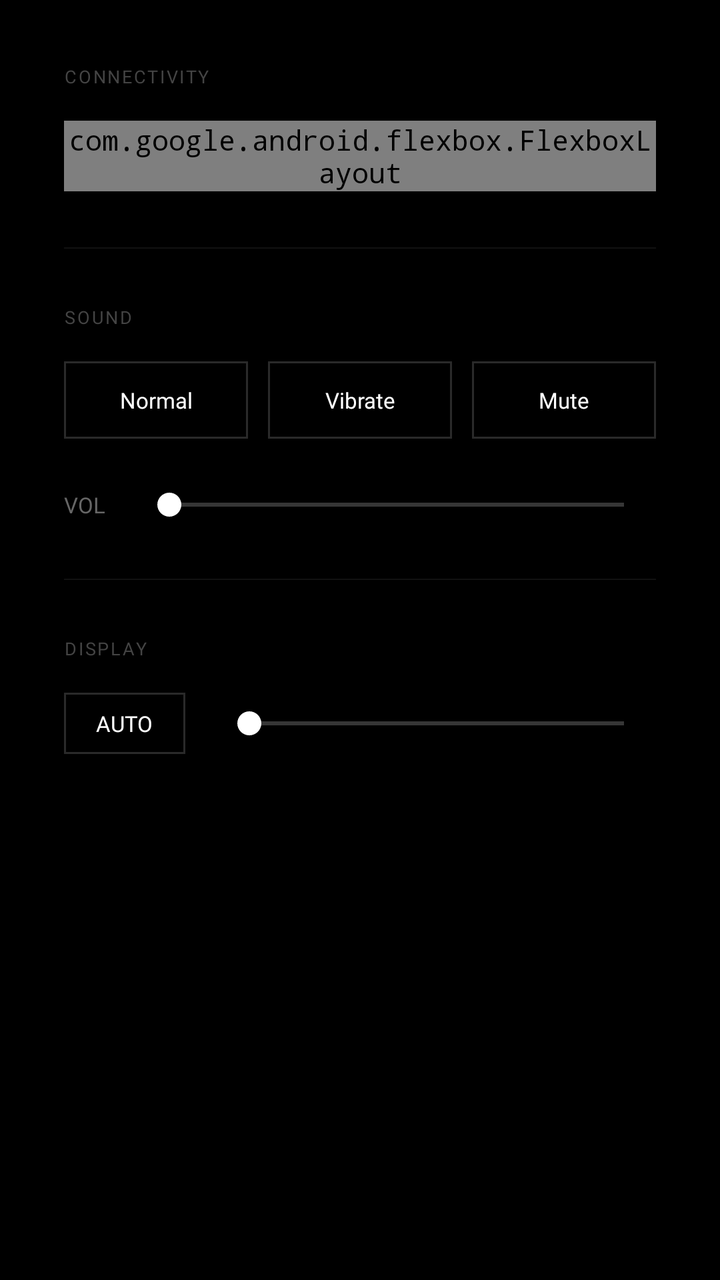
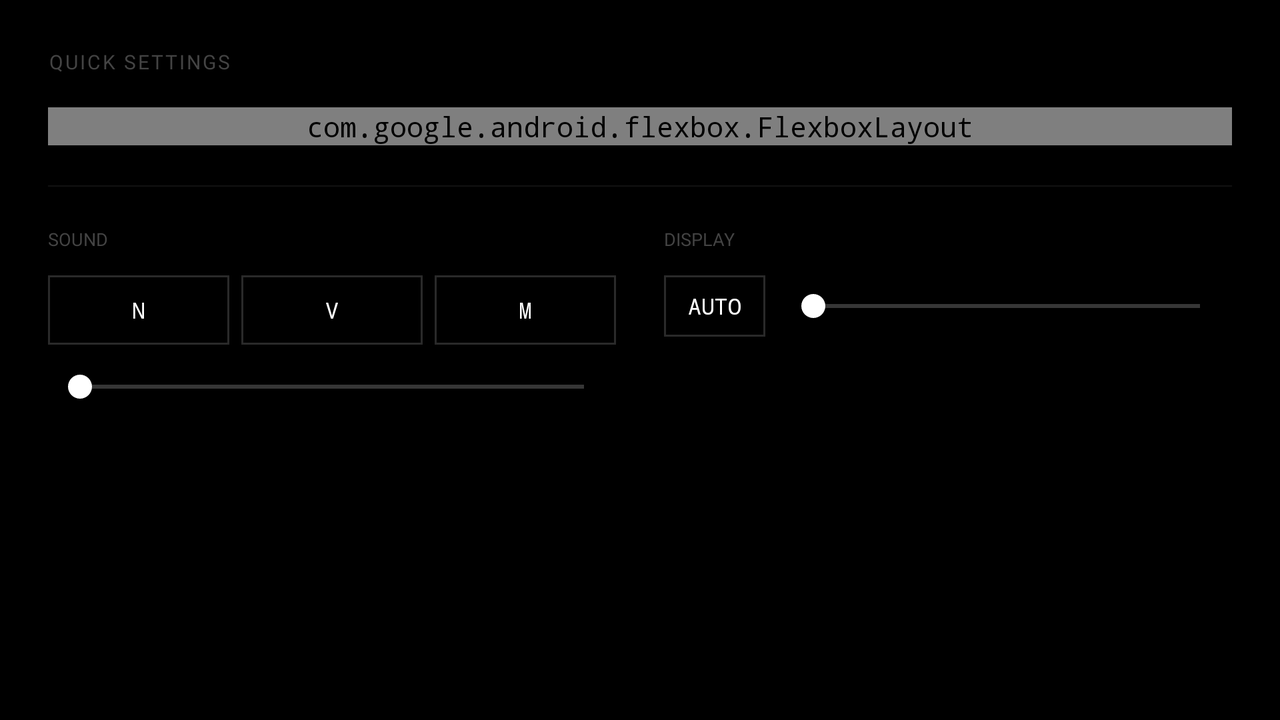

Compare how this app lays out the same screen by default and in its alternative resource folder. The renders come first, then the two layout files and the values they reference.
<!-- AndroidManifest.xml: application theme Theme.MinimalistLauncher -->
<!-- res/layout/activity_quick_settings.xml -->
<?xml version="1.0" encoding="utf-8"?>
<ScrollView xmlns:android="http://schemas.android.com/apk/res/android"
    android:layout_width="match_parent"
    android:layout_height="match_parent"
    android:background="@color/black"
    android:fillViewport="true">

<LinearLayout
    android:layout_width="match_parent"
    android:layout_height="wrap_content"
    android:orientation="vertical"
    android:padding="32dp">

    
    <TextView
        android:layout_width="wrap_content"
        android:layout_height="wrap_content"
        android:fontFamily="@font/plus_jakarta_sans"
        android:letterSpacing="0.1"
        android:text="CONNECTIVITY"
        android:textColor="@color/grey_444"
        android:textSize="9sp"
        android:textAllCaps="true"
        android:layout_marginBottom="16dp" />

    <com.google.android.flexbox.FlexboxLayout
        android:layout_width="match_parent"
        android:layout_height="wrap_content"
        xmlns:app="http://schemas.android.com/apk/res-auto"
        app:flexWrap="wrap">

        <TextView
            android:id="@+id/btnWifi"
            android:layout_width="wrap_content"
            android:layout_height="wrap_content"
            android:layout_marginEnd="10dp"
            android:layout_marginBottom="10dp"
            android:background="@drawable/bg_border_dark"
            android:fontFamily="@font/plus_jakarta_sans_medium"
            android:paddingHorizontal="20dp"
            android:paddingVertical="10dp"
            android:text="WiFi"
            android:textColor="@color/grey_666"
            android:textSize="12sp" />

        <TextView
            android:id="@+id/btnData"
            android:layout_width="wrap_content"
            android:layout_height="wrap_content"
            android:layout_marginEnd="10dp"
            android:layout_marginBottom="10dp"
            android:background="@drawable/bg_border_dark"
            android:fontFamily="@font/plus_jakarta_sans_medium"
            android:paddingHorizontal="20dp"
            android:paddingVertical="10dp"
            android:text="Data"
            android:textColor="@color/grey_666"
            android:textSize="12sp" />

        <TextView
            android:id="@+id/btnBluetooth"
            android:layout_width="wrap_content"
            android:layout_height="wrap_content"
            android:layout_marginEnd="10dp"
            android:layout_marginBottom="10dp"
            android:background="@drawable/bg_border_dark"
            android:fontFamily="@font/plus_jakarta_sans_medium"
            android:paddingHorizontal="20dp"
            android:paddingVertical="10dp"
            android:text="Bluetooth"
            android:textColor="@color/grey_666"
            android:textSize="12sp" />

        <TextView
            android:id="@+id/btnFlashlightText"
            android:layout_width="wrap_content"
            android:layout_height="wrap_content"
            android:layout_marginEnd="10dp"
            android:layout_marginBottom="10dp"
            android:background="@drawable/bg_border_dark"
            android:fontFamily="@font/plus_jakarta_sans_medium"
            android:paddingHorizontal="20dp"
            android:paddingVertical="10dp"
            android:text="Flash"
            android:textColor="@color/grey_666"
            android:textSize="12sp" />
            
        <TextView
            android:id="@+id/btnDnd"
            android:layout_width="wrap_content"
            android:layout_height="wrap_content"
            android:layout_marginEnd="10dp"
            android:layout_marginBottom="10dp"
            android:background="@drawable/bg_border_dark"
            android:fontFamily="@font/plus_jakarta_sans_medium"
            android:paddingHorizontal="20dp"
            android:paddingVertical="10dp"
            android:text="DND"
            android:textColor="@color/grey_666"
            android:textSize="12sp" />

        <TextView
            android:id="@+id/btnRotate"
            android:layout_width="wrap_content"
            android:layout_height="wrap_content"
            android:layout_marginEnd="10dp"
            android:layout_marginBottom="10dp"
            android:background="@drawable/bg_border_dark"
            android:fontFamily="@font/plus_jakarta_sans_medium"
            android:paddingHorizontal="20dp"
            android:paddingVertical="10dp"
            android:text="Rotate"
            android:textColor="@color/grey_666"
            android:textSize="12sp" />

        <TextView
            android:id="@+id/btnHotspot"
            android:layout_width="wrap_content"
            android:layout_height="wrap_content"
            android:layout_marginEnd="10dp"
            android:layout_marginBottom="10dp"
            android:background="@drawable/bg_border_dark"
            android:fontFamily="@font/plus_jakarta_sans_medium"
            android:paddingHorizontal="20dp"
            android:paddingVertical="10dp"
            android:text="Hotspot"
            android:textColor="@color/grey_666"
            android:textSize="12sp"
            android:visibility="gone" />

        <TextView
            android:id="@+id/btnLocation"
            android:layout_width="wrap_content"
            android:layout_height="wrap_content"
            android:layout_marginEnd="10dp"
            android:layout_marginBottom="10dp"
            android:background="@drawable/bg_border_dark"
            android:fontFamily="@font/plus_jakarta_sans_medium"
            android:paddingHorizontal="20dp"
            android:paddingVertical="10dp"
            android:text="Location"
            android:textColor="@color/grey_666"
            android:textSize="12sp"
            android:visibility="gone" />

        <TextView
            android:id="@+id/btnAirplane"
            android:layout_width="wrap_content"
            android:layout_height="wrap_content"
            android:layout_marginEnd="10dp"
            android:layout_marginBottom="10dp"
            android:background="@drawable/bg_border_dark"
            android:fontFamily="@font/plus_jakarta_sans_medium"
            android:paddingHorizontal="20dp"
            android:paddingVertical="10dp"
            android:text="Airplane"
            android:textColor="@color/grey_666"
            android:textSize="12sp"
            android:visibility="gone" />
    </com.google.android.flexbox.FlexboxLayout>

    <View
        android:layout_width="match_parent"
        android:layout_height="0.5dp"
        android:layout_marginVertical="28dp"
        android:background="@color/grey_111" />

    
    <TextView
        android:layout_width="wrap_content"
        android:layout_height="wrap_content"
        android:fontFamily="@font/plus_jakarta_sans"
        android:letterSpacing="0.1"
        android:text="SOUND"
        android:textColor="@color/grey_444"
        android:textSize="9sp"
        android:textAllCaps="true"
        android:layout_marginBottom="16dp" />

    <LinearLayout
        android:layout_width="match_parent"
        android:layout_height="wrap_content"
        android:orientation="horizontal"
        android:weightSum="3"
        android:layout_marginBottom="24dp">
        <TextView
            android:id="@+id/btnSoundNormal"
            android:layout_width="0dp"
            android:layout_height="wrap_content"
            android:layout_weight="1"
            android:fontFamily="@font/plus_jakarta_sans_medium"
            android:text="Normal"
            android:gravity="center"
            android:padding="12dp"
            android:background="@drawable/bg_border_dark"
            android:textColor="@color/white"
            android:textSize="11sp" />
        <TextView
            android:id="@+id/btnSoundVibrate"
            android:layout_width="0dp"
            android:layout_height="wrap_content"
            android:layout_weight="1"
            android:layout_marginStart="10dp"
            android:fontFamily="@font/plus_jakarta_sans_medium"
            android:text="Vibrate"
            android:gravity="center"
            android:padding="12dp"
            android:background="@drawable/bg_border_dark"
            android:textColor="@color/white"
            android:textSize="11sp" />
        <TextView
            android:id="@+id/btnSoundSilent"
            android:layout_width="0dp"
            android:layout_height="wrap_content"
            android:layout_weight="1"
            android:layout_marginStart="10dp"
            android:fontFamily="@font/plus_jakarta_sans_medium"
            android:text="Mute"
            android:gravity="center"
            android:padding="12dp"
            android:background="@drawable/bg_border_dark"
            android:textColor="@color/white"
            android:textSize="11sp" />
    </LinearLayout>

    <LinearLayout
        android:layout_width="match_parent"
        android:layout_height="wrap_content"
        android:gravity="center_vertical"
        android:orientation="horizontal">
        <TextView
            android:layout_width="wrap_content"
            android:layout_height="wrap_content"
            android:fontFamily="@font/plus_jakarta_sans_medium"
            android:text="VOL"
            android:textColor="@color/grey_666"
            android:textSize="11sp" />
        <SeekBar
            android:id="@+id/seekVolume"
            android:layout_width="0dp"
            android:layout_height="wrap_content"
            android:layout_weight="1"
            android:layout_marginStart="16dp"
            android:progressTint="@color/white"
            android:thumbTint="@color/white"
            android:max="100" />
    </LinearLayout>

    <View
        android:layout_width="match_parent"
        android:layout_height="0.5dp"
        android:layout_marginVertical="28dp"
        android:background="@color/grey_111" />

    
    <TextView
        android:layout_width="wrap_content"
        android:layout_height="wrap_content"
        android:fontFamily="@font/plus_jakarta_sans"
        android:letterSpacing="0.1"
        android:text="DISPLAY"
        android:textColor="@color/grey_444"
        android:textSize="9sp"
        android:textAllCaps="true"
        android:layout_marginBottom="16dp" />

    <LinearLayout
        android:layout_width="match_parent"
        android:layout_height="wrap_content"
        android:gravity="center_vertical"
        android:orientation="horizontal">
        <TextView
            android:id="@+id/btnAutoBrightness"
            android:layout_width="wrap_content"
            android:layout_height="wrap_content"
            android:background="@drawable/bg_border_dark"
            android:fontFamily="@font/plus_jakarta_sans_medium"
            android:paddingHorizontal="16dp"
            android:paddingVertical="8dp"
            android:text="AUTO"
            android:textColor="@color/white"
            android:textSize="11sp" />
        <SeekBar
            android:id="@+id/seekBrightness"
            android:layout_width="0dp"
            android:layout_height="wrap_content"
            android:layout_weight="1"
            android:layout_marginStart="16dp"
            android:progressTint="@color/white"
            android:thumbTint="@color/white"
            android:max="100" />
    </LinearLayout>

    <androidx.recyclerview.widget.RecyclerView
        android:id="@+id/rvNotifications"
        android:layout_width="match_parent"
        android:layout_height="wrap_content"
        android:layout_marginTop="24dp"
        android:nestedScrollingEnabled="false" />

</LinearLayout>
</ScrollView>
<!-- resources referenced by this layout -->
<resources>
  <color name="black">#000000</color>
  <color name="grey_111">#111111</color>
  <color name="grey_444">#444444</color>
  <color name="grey_666">#666666</color>
  <color name="white">#FFFFFF</color>
  <!-- drawable bg_border_dark (drawable) -->
  <?xml version="1.0" encoding="utf-8"?>
  <shape xmlns:android="http://schemas.android.com/apk/res/android"
      android:shape="rectangle">
      <solid android:color="#000000" />
      <stroke android:width="1dp" android:color="#2a2a2a" />
  </shape>
  <style name="Theme.MinimalistLauncher" parent="Theme.AppCompat.NoActionBar">
          <item name="colorPrimary">#000000</item>
          <item name="colorPrimaryDark">#000000</item>
          <item name="colorAccent">#FFFFFF</item>
          <item name="android:windowBackground">#000000</item>
          <item name="android:textColor">#FFFFFF</item>
          <item name="android:fontFamily">monospace</item>
          <item name="android:windowDrawsSystemBarBackgrounds">true</item>
          <item name="android:statusBarColor">#000000</item>
          <item name="android:navigationBarColor">#000000</item>
      </style>
</resources>
<!-- res/layout-land/activity_quick_settings.xml (the repository's variant of the layout above) -->
<!-- drawn on the phone turned sideways -->
<?xml version="1.0" encoding="utf-8"?>
<ScrollView xmlns:android="http://schemas.android.com/apk/res/android"
    android:layout_width="match_parent"
    android:layout_height="match_parent"
    android:background="@color/black"
    android:fillViewport="true">

    <LinearLayout
        android:layout_width="match_parent"
        android:layout_height="wrap_content"
        android:orientation="vertical"
        android:padding="24dp">

        <TextView
            android:layout_width="wrap_content"
            android:layout_height="wrap_content"
            android:fontFamily="@font/plus_jakarta_sans"
            android:letterSpacing="0.1"
            android:text="QUICK SETTINGS"
            android:textColor="@color/grey_444"
            android:textSize="10sp"
            android:textAllCaps="true"
            android:layout_marginBottom="16dp" />

        <com.google.android.flexbox.FlexboxLayout
            android:layout_width="match_parent"
            android:layout_height="wrap_content"
            xmlns:app="http://schemas.android.com/apk/res-auto"
            app:flexWrap="wrap"
            app:justifyContent="flex_start">

            <TextView android:id="@+id/btnWifi"
                android:layout_width="wrap_content"
                android:layout_height="wrap_content"
                android:layout_margin="6dp"
                android:background="@drawable/bg_border_dark"
                android:fontFamily="@font/plus_jakarta_sans_medium"
                android:paddingHorizontal="16dp"
                android:paddingVertical="10dp"
                android:text="WiFi"
                android:textColor="@color/grey_666"
                android:textSize="12sp" />

            <TextView android:id="@+id/btnData"
                android:layout_width="wrap_content"
                android:layout_height="wrap_content"
                android:layout_margin="6dp"
                android:background="@drawable/bg_border_dark"
                android:fontFamily="@font/plus_jakarta_sans_medium"
                android:paddingHorizontal="16dp"
                android:paddingVertical="10dp"
                android:text="Data"
                android:textColor="@color/grey_666"
                android:textSize="12sp" />

            <TextView android:id="@+id/btnBluetooth"
                android:layout_width="wrap_content"
                android:layout_height="wrap_content"
                android:layout_margin="6dp"
                android:background="@drawable/bg_border_dark"
                android:fontFamily="@font/plus_jakarta_sans_medium"
                android:paddingHorizontal="16dp"
                android:paddingVertical="10dp"
                android:text="Bluetooth"
                android:textColor="@color/grey_666"
                android:textSize="12sp" />

            <TextView android:id="@+id/btnFlashlightText"
                android:layout_width="wrap_content"
                android:layout_height="wrap_content"
                android:layout_margin="6dp"
                android:background="@drawable/bg_border_dark"
                android:fontFamily="@font/plus_jakarta_sans_medium"
                android:paddingHorizontal="16dp"
                android:paddingVertical="10dp"
                android:text="Flash"
                android:textColor="@color/grey_666"
                android:textSize="12sp" />
                
            <TextView android:id="@+id/btnDnd"
                android:layout_width="wrap_content"
                android:layout_height="wrap_content"
                android:layout_margin="6dp"
                android:background="@drawable/bg_border_dark"
                android:fontFamily="@font/plus_jakarta_sans_medium"
                android:paddingHorizontal="16dp"
                android:paddingVertical="10dp"
                android:text="DND"
                android:textColor="@color/grey_666"
                android:textSize="12sp" />

            <TextView android:id="@+id/btnRotate"
                android:layout_width="wrap_content"
                android:layout_height="wrap_content"
                android:layout_margin="6dp"
                android:background="@drawable/bg_border_dark"
                android:fontFamily="@font/plus_jakarta_sans_medium"
                android:paddingHorizontal="16dp"
                android:paddingVertical="10dp"
                android:text="Rotate"
                android:textColor="@color/grey_666"
                android:textSize="12sp" />

            <TextView android:id="@+id/btnAirplane"
                android:layout_width="wrap_content"
                android:layout_height="wrap_content"
                android:layout_margin="6dp"
                android:background="@drawable/bg_border_dark"
                android:fontFamily="@font/plus_jakarta_sans_medium"
                android:paddingHorizontal="16dp"
                android:paddingVertical="10dp"
                android:text="Airplane"
                android:textColor="@color/grey_666"
                android:textSize="12sp"
                android:visibility="gone" />

            <TextView android:id="@+id/btnLocation"
                android:layout_width="wrap_content"
                android:layout_height="wrap_content"
                android:layout_margin="6dp"
                android:background="@drawable/bg_border_dark"
                android:fontFamily="@font/plus_jakarta_sans_medium"
                android:paddingHorizontal="16dp"
                android:paddingVertical="10dp"
                android:text="Location"
                android:textColor="@color/grey_666"
                android:textSize="12sp"
                android:visibility="gone" />

            <TextView android:id="@+id/btnHotspot"
                android:layout_width="wrap_content"
                android:layout_height="wrap_content"
                android:layout_margin="6dp"
                android:background="@drawable/bg_border_dark"
                android:fontFamily="@font/plus_jakarta_sans_medium"
                android:paddingHorizontal="16dp"
                android:paddingVertical="10dp"
                android:text="Hotspot"
                android:textColor="@color/grey_666"
                android:textSize="12sp"
                android:visibility="gone" />
        </com.google.android.flexbox.FlexboxLayout>

        <View
            android:layout_width="match_parent"
            android:layout_height="0.5dp"
            android:layout_marginVertical="20dp"
            android:background="@color/grey_111" />

        <LinearLayout
            android:layout_width="match_parent"
            android:layout_height="wrap_content"
            android:orientation="horizontal"
            android:baselineAligned="false">

            <LinearLayout
                android:layout_width="0dp"
                android:layout_height="wrap_content"
                android:layout_weight="1"
                android:orientation="vertical">
                <TextView
                    android:layout_width="wrap_content"
                    android:layout_height="wrap_content"
                    android:fontFamily="@font/plus_jakarta_sans"
                    android:text="SOUND"
                    android:textColor="@color/grey_444"
                    android:textSize="9sp"
                    android:layout_marginBottom="12dp" />
                <LinearLayout
                    android:layout_width="match_parent"
                    android:layout_height="wrap_content"
                    android:orientation="horizontal">
                    <TextView android:id="@+id/btnSoundNormal"
                        android:layout_width="0dp" android:layout_height="wrap_content" android:layout_weight="1"
                        android:text="N" android:gravity="center" android:padding="10dp"
                        android:background="@drawable/bg_border_dark" android:textColor="@color/white" android:textSize="11sp" />
                    <TextView android:id="@+id/btnSoundVibrate"
                        android:layout_width="0dp" android:layout_height="wrap_content" android:layout_weight="1"
                        android:layout_marginStart="6dp"
                        android:text="V" android:gravity="center" android:padding="10dp"
                        android:background="@drawable/bg_border_dark" android:textColor="@color/white" android:textSize="11sp" />
                    <TextView android:id="@+id/btnSoundSilent"
                        android:layout_width="0dp" android:layout_height="wrap_content" android:layout_weight="1"
                        android:layout_marginStart="6dp"
                        android:text="M" android:gravity="center" android:padding="10dp"
                        android:background="@drawable/bg_border_dark" android:textColor="@color/white" android:textSize="11sp" />
                </LinearLayout>
                <SeekBar android:id="@+id/seekVolume"
                    android:layout_width="match_parent" android:layout_height="wrap_content"
                    android:layout_marginTop="12dp" android:progressTint="@color/white" android:thumbTint="@color/white" />
            </LinearLayout>

            <View android:layout_width="24dp" android:layout_height="1dp" />

            <LinearLayout
                android:layout_width="0dp"
                android:layout_height="wrap_content"
                android:layout_weight="1"
                android:orientation="vertical">
                <TextView
                    android:layout_width="wrap_content"
                    android:layout_height="wrap_content"
                    android:fontFamily="@font/plus_jakarta_sans"
                    android:text="DISPLAY"
                    android:textColor="@color/grey_444"
                    android:textSize="9sp"
                    android:layout_marginBottom="12dp" />
                <LinearLayout
                    android:layout_width="match_parent"
                    android:layout_height="wrap_content"
                    android:gravity="center_vertical"
                    android:orientation="horizontal">
                    <TextView android:id="@+id/btnAutoBrightness"
                        android:layout_width="wrap_content" android:layout_height="wrap_content"
                        android:background="@drawable/bg_border_dark" android:paddingHorizontal="12dp" android:paddingVertical="8dp"
                        android:text="AUTO" android:textColor="@color/white" android:textSize="11sp" />
                    <SeekBar android:id="@+id/seekBrightness"
                        android:layout_width="0dp" android:layout_height="wrap_content" android:layout_weight="1"
                        android:layout_marginStart="8dp" android:progressTint="@color/white" android:thumbTint="@color/white" />
                </LinearLayout>
            </LinearLayout>
        </LinearLayout>

        <androidx.recyclerview.widget.RecyclerView
            android:id="@+id/rvNotifications"
            android:layout_width="match_parent"
            android:layout_height="wrap_content"
            android:layout_marginTop="20dp"
            android:nestedScrollingEnabled="false" />

    </LinearLayout>
</ScrollView>
